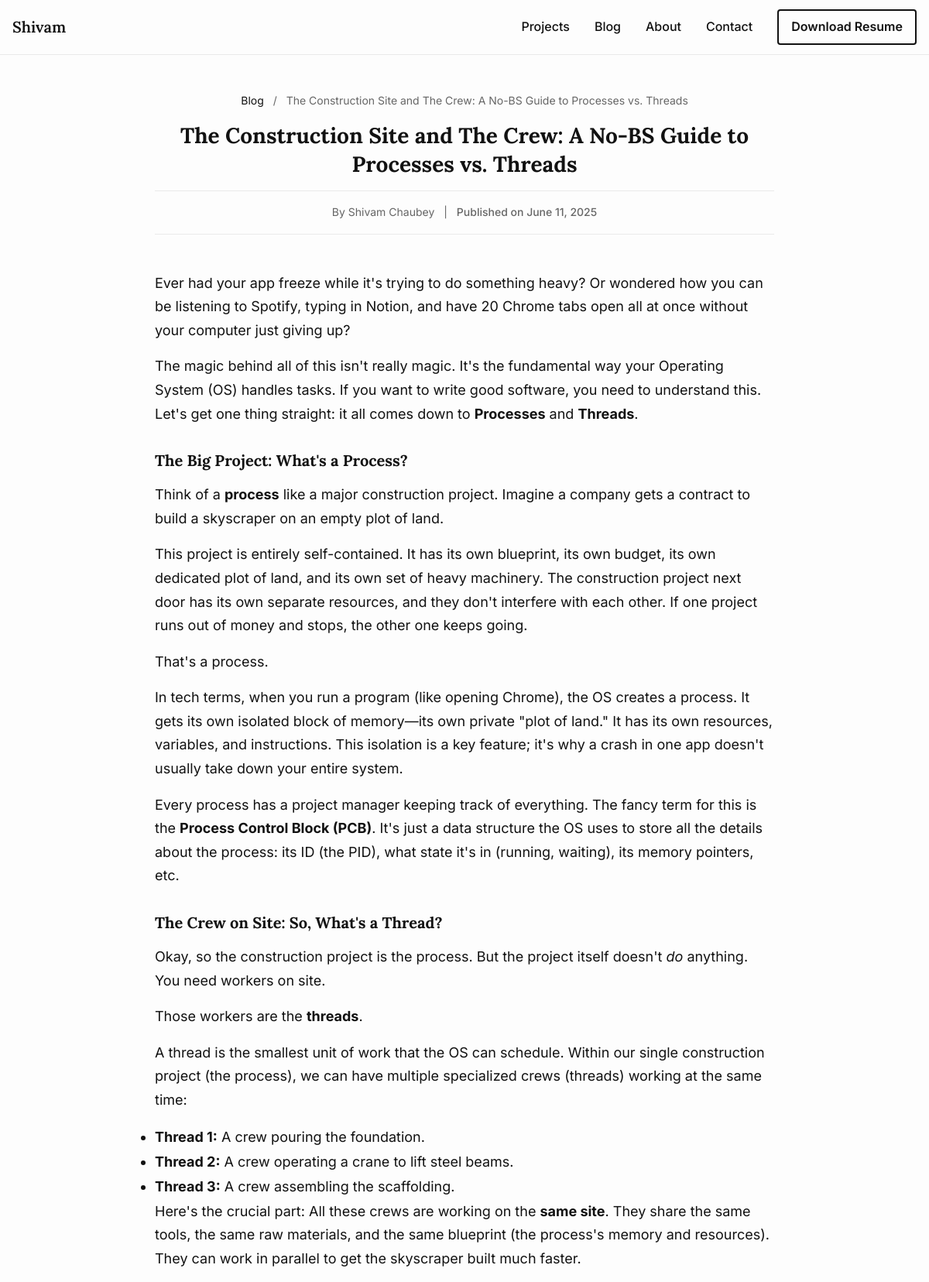
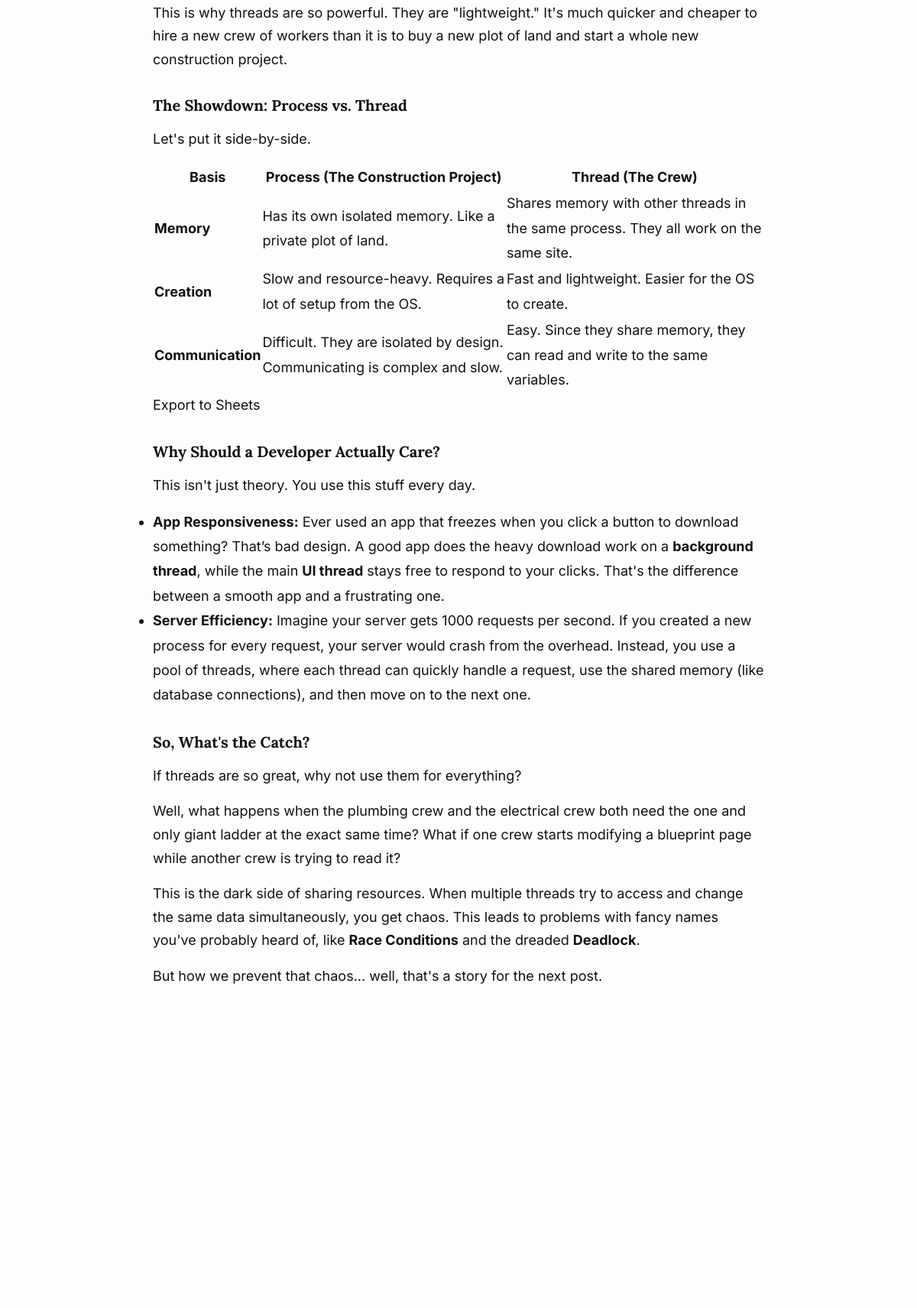
Screenshot of /blog/the-construction-site-and-the-crew-a-no-bs-guide-to-processes-vs-threads/ (upper part) with the database file from the repository (2 pictures, top to bottom).
### portfolio/models.py (models this page shows, shortened)
class SiteSettings(models.Model):
    site_title = models.CharField(max_length=100, default="Shivam Chaubey")
    navbar_title = models.CharField(max_length=50, default="Shivam", help_text="Text for navbar brand")
    hero_title = models.CharField(max_length=100, default="Hi, I am Shivam", help_text="Main hero section title")
    author_name = models.CharField(max_length=100, default="Shivam Chaubey", help_text="Author name for blog posts")
    tagline = models.CharField(max_length=200,
                              default="Software Developer & Creative Technologist")
    bio_short = models.TextField(max_length=500,
                                help_text="Brief bio for homepage hero section")
    bio_long = RichTextUploadingField(help_text="Detailed bio for about page")
    profile_image = models.ImageField(upload_to='profile/', blank=True, null=True,
                                     help_text="Professional headshot")
    email = models.EmailField(help_text="Professional email address")
    github_url = models.URLField(blank=True, help_text="GitHub profile URL")
    linkedin_url = models.URLField(blank=True, help_text="LinkedIn profile URL")
    twitter_url = models.URLField(blank=True, help_text="Twitter/X profile URL")
    meta_description = models.TextField(max_length=160, blank=True,
                                       help_text="Site description for search engines")
    created_at = models.DateTimeField(auto_now_add=True)
    updated_at = models.DateTimeField(auto_now=True)
    class Meta:
        verbose_name = "Site Settings"
        verbose_name_plural = "Site Settings"

class BlogPost(models.Model):
    title = models.CharField(max_length=200, help_text="The title of your blog post")
    slug = models.SlugField(max_length=200, unique=True, blank=True,
                           help_text="URL-friendly version of the title (auto-generated)")
    excerpt = models.TextField(max_length=300,
                              help_text="Brief description shown on blog listing page")
    content = RichTextUploadingField(help_text="Full blog post content with rich text editor")
    is_featured = models.BooleanField(default=False,
                                     help_text="Show on homepage featured section")
    is_published = models.BooleanField(default=True,
                                      help_text="Make this post visible to visitors")
    created_at = models.DateTimeField(auto_now_add=True)
    updated_at = models.DateTimeField(auto_now=True)
    published_at = models.DateTimeField(default=timezone.now,
                                       help_text="When this post should be published")
    class Meta:
        ordering = ['-published_at']
        verbose_name = "Blog Post"
        verbose_name_plural = "Blog Posts"

### portfolio/views.py (the view)
# urls.py: path('blog/<slug:slug>/', views.blog_detail, name='blog_detail'),
def blog_detail(request, slug):
    blog_post = get_object_or_404(BlogPost, slug=slug, is_published=True)
    related_posts = BlogPost.objects.filter(
        is_published=True
    ).exclude(id=blog_post.id)[:3]
    context = {
        'site_settings': get_site_settings(),
        'blog_post': blog_post,
        'related_posts': related_posts,
    }
    return render(request, 'portfolio/blog_detail.html', context)

### templates/portfolio/blog_detail.html (shortened to what this page needs)
{% extends 'base.html' %}
{% load static %}
{% block content %}
<article class="blog-post">
    <div class="container">
        <header class="article-header">
            <div class="article-breadcrumb">
                <a href="{% url 'blog_list' %}">Blog</a>
                <span class="breadcrumb-separator">/</span>
                <span>{{ blog_post.title }}</span>
            </div>
            <h1 class="article-title">{{ blog_post.title }}</h1>
            <div class="article-meta">
                <div class="meta-info">
                    <span class="meta-author">By {{ site_settings.author_name }}</span>
                    <span class="meta-separator">|</span>
                    <time datetime="{{ blog_post.published_at|date:'Y-m-d' }}" class="meta-date">
                        Published on {{ blog_post.published_at|date:'F j, Y' }}
                    </time>
                </div>
            </div>
        </header>
        <div class="article-content">
            {{ blog_post.content|safe }}
        </div>
    </div>
</article>
{% endblock %}

### templates/base.html (shortened to what this page needs)
<!DOCTYPE html>
<html lang="en">
<head>
    {% load static %}
    <link rel="stylesheet" href="{% static 'css/style.css' %}">
</head>
<body>
    <nav class="navbar">
        <div class="nav-container">
            <a href="{% url 'index' %}" class="nav-brand">{{ site_settings.navbar_title }}</a>
            <div class="nav-menu" id="nav-menu">
                <a href="{% url 'projects' %}" class="nav-link">Projects</a>
                <a href="{% url 'blog_list' %}" class="nav-link">Blog</a>
                <a href="{% url 'about' %}" class="nav-link">About</a>
                <a href="{% url 'contact' %}" class="nav-link">Contact</a>
                <a href="{% url 'download_resume' %}" class="nav-link resume-btn">Download Resume</a>
            </div>
        </div>
    </nav>
    <main class="main-content">
        {% block content %}{% endblock %}
    </main>
</body>
</html>

### static/css/style.css (style rules this page uses)
* { margin: 0; padding: 0; box-sizing: border-box; }
html { font-size: 16px; scroll-behavior: smooth; }
body { font-family: 'Inter', -apple-system, BlinkMacSystemFont, 'Segoe UI', Roboto, sans-serif; font-weight: 400; line-height: 1.6; color: #121212; background-color: #FDFDFD; -webkit-font-smoothing: antialiased; -moz-osx-font-smoothing: grayscale; }
h1, h2, h3, h4, h5, h6 { font-family: 'Lora', 'Times New Roman', serif; font-weight: 600; line-height: 1.3; margin-bottom: 1rem; color: #121212; }
h1 { font-size: 2.5rem; font-weight: 700; }
h4 { font-size: 1.25rem; }
p { margin-bottom: 1rem; line-height: 1.7; }
a { color: #121212; text-decoration: none; transition: color 0.2s ease; }
.container { max-width: 1200px; margin: 0 auto; padding: 0 1rem; }
.navbar { background-color: #FDFDFD; border-bottom: 1px solid #EAEAEA; position: sticky; top: 0; z-index: 100; backdrop-filter: blur(10px); }
.nav-container { max-width: 1200px; margin: 0 auto; padding: 0 1rem; display: flex; justify-content: space-between; align-items: center; height: 70px; }
.nav-brand { font-family: 'Lora', serif; font-size: 1.25rem; font-weight: 600; color: #121212; text-decoration: none; }
.nav-menu { display: flex; align-items: center; gap: 2rem; }
.nav-link { color: #121212; font-weight: 500; padding: 0.5rem 0; position: relative; transition: color 0.2s ease; }
.nav-link.resume-btn { border: 2px solid #121212; padding: 0.5rem 1rem; border-radius: 4px; color: #121212; font-weight: 600; }
.blog-post { padding: 3rem 0; }
.article-header { max-width: 800px; margin: 0 auto 3rem; text-align: center; }
.article-breadcrumb { font-size: 0.875rem; margin-bottom: 1rem; color: #666; }
.breadcrumb-separator { margin: 0 0.5rem; }
.article-title { font-size: 2.5rem; line-height: 1.2; margin-bottom: 1.5rem; }
.article-meta { padding: 1rem 0; border-top: 1px solid #EAEAEA; border-bottom: 1px solid #EAEAEA; color: #666; font-size: 0.875rem; }
.meta-separator { margin: 0 0.5rem; }
.article-content { max-width: 800px; margin: 0 auto; font-size: 1.125rem; line-height: 1.8; }
.article-content h1, .article-content h2, .article-content h3, .article-content h4, .article-content h5, .article-content h6 { margin-top: 2rem; margin-bottom: 1rem; }
.article-meta { margin-bottom: 1rem; }
.article-meta time { color: #666; font-size: 0.875rem; font-weight: 500; }
.article-title { font-size: 1.75rem; margin-bottom: 1rem; line-height: 1.3; }

### rows the page displays
SiteSettings: navbar_title "Shivam", author_name "Shivam Chaubey"
BlogPost: title "The Construction Site and The Crew: A No-BS Guide to Processes vs. Threads", published_at "June 11, 2025", content "Ever had your app freeze while it's trying to do something heavy? Or wondered how you can be listening to Spotify, typing in Notion, and have 20 Chrome tabs open all at once without your computer just giving up? The magic behind all of this isn't really magic. It's the fundamental way your Operating System (OS) handles tasks. If you want to write good software, you need to understand this. Let's get one thing straight: it all comes down to Processes and Threads . The Big Project: What's a Process? Think of a process like a major construction project. Imagine a company gets a contract to build a skyscraper on an empty plot of land. This project is entirely self-contained. It has its own…"
